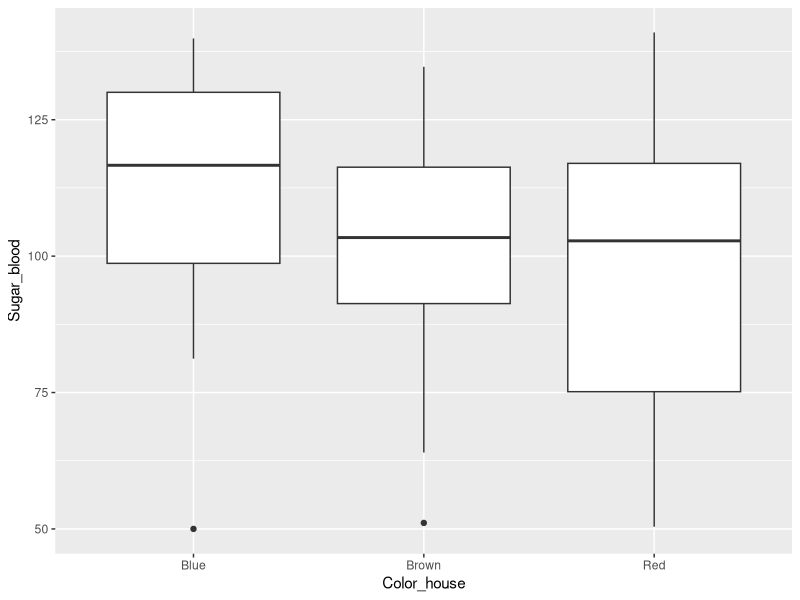
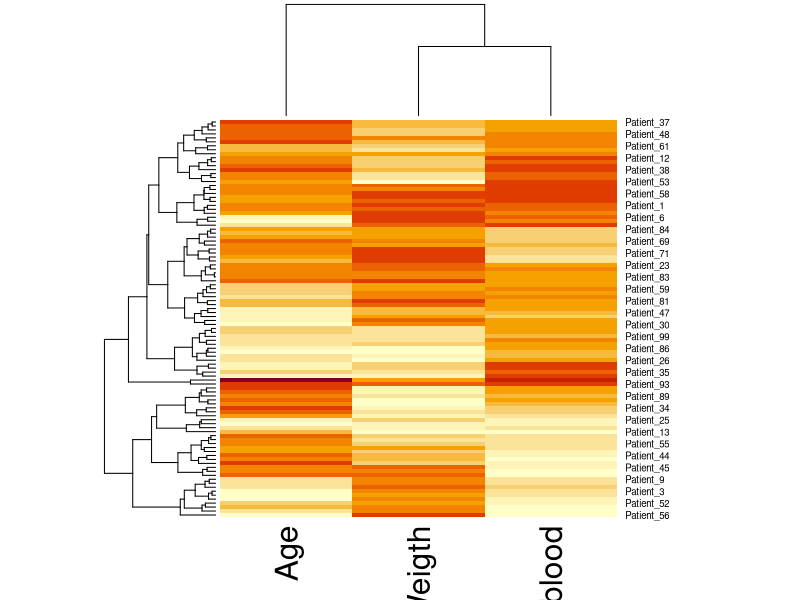
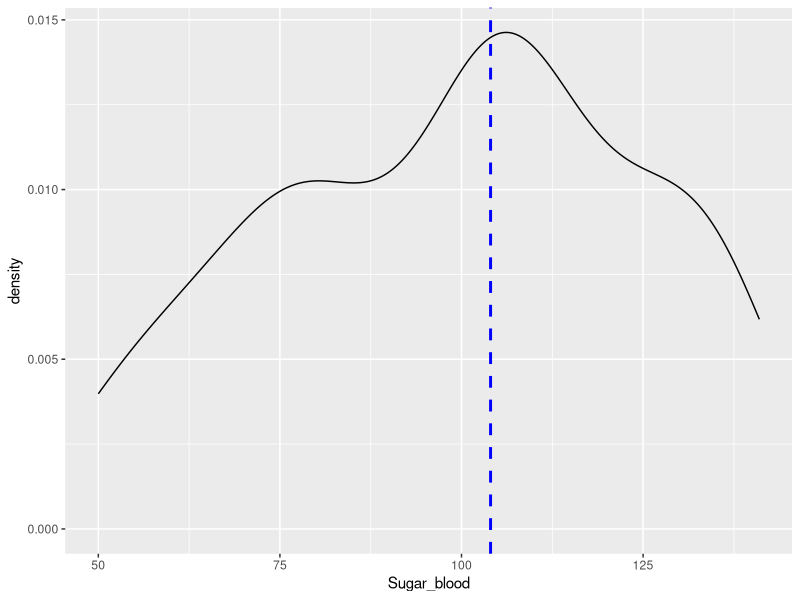
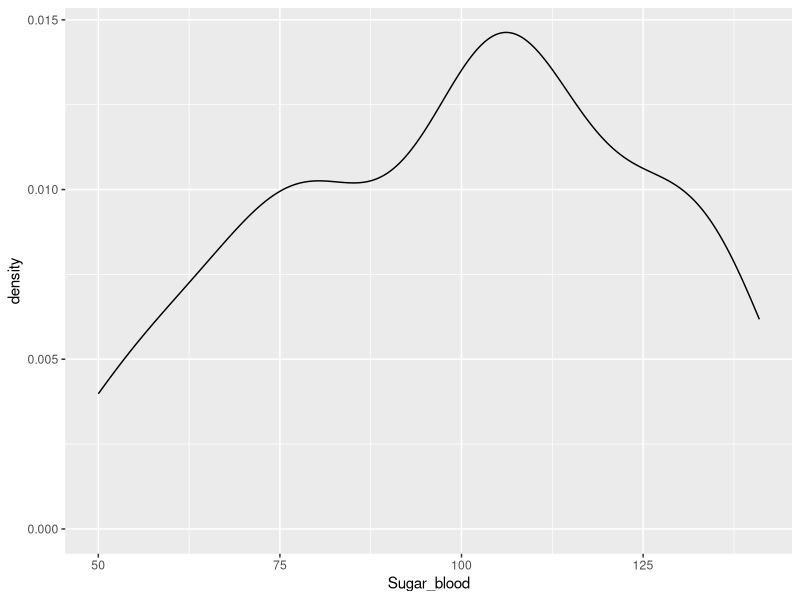

Recreate these plots in R, in order.
##############
#Excercises 1#
##############

library(ggplot2)
T == TRUE
#Load file "DATA_SET_REFERENCE_1.txt" in "Data" folder
df1 = read.csv('IntroductionToR/Data/DATA_SET_REFERENCE_1.csv',sep=',',stringsAsFactors = F, row.names = 1)
View(df1)

#Sort dataframe based on the 'Weight' columns
#hint : order

temp = df1[order(df1[,'Weigth']),]

#calculate the standard deviation of 'Age' column (sd)

sd(df1[,'Age'])

#Using logical operator, show that the mean of 'LDL' is higher than 'Sugar_blood' (mean)

mean_LDL = mean(df1[,'LDL'])
mean_SB = mean(df1[,'Sugar_blood'])

mean_LDL > mean_SB

mean(df1[, 'LDL']) > mean(df1[, 'Sugar_blood'])

#Using iteration/for loop, print the mean weight of the patients based on the "Color_house". Which "Color_house" has higher weight in average?

temp = mean(df1[df1[,'Color_house'] == 'Red','Weigth'])

for(color in c('Blue','Brown','Red')){
  temp = mean(df1[df1[,'Color_house'] == color,'Weigth'])
  print(color)
  print(temp)
}

for(color in c('Blue','Brown','Red')){
  temp = mean(df1[df1[,'Color_house'] == color,'Weigth'])
  print(paste(color,temp,'kg'))
}

#how many patients have enough sleep? (>8 hours)

dim(df1[df1$Sleep_hours > 8,])

#Which house color has in average the highest level of hospitalization?

for(color in c('Blue','Brown','Red')){
  temp = mean(df1[df1[,'Color_house'] == color,'Hospital_times'])
  print(paste(color,temp,'times'))
}

#Make a boxplot of "Sugar_blood" grouped by house color. Which house color has highest Blood sugar average?
#(BONUS point if you can make the boxes to represent their house color)

ggplot(df1,aes(x=Color_house,y=Sugar_blood, group=Color_house)) + geom_boxplot()

#Older patients (>70 years old) decided to paint their house Green. Update the dataframe.

df1[df1$Age > 70,'Color_house'] = 'Green'

#The heavier patients (>100kg) decided to exercise. They took their exercise time from their sleeping time.
#They reduced their sleeping time by 20%. Update the dataframe.

df1[df1$Weigth > 100, 'Sleep_hours'] = df1[df1$Weigth > 100, 'Sleep_hours'] * 0.8

#Make a new dataframe with only 'Age', 'Weight', and 'Sugar_blood' columns.

df2 = df1[,c('Age','Weigth','Sugar_blood')]

#Make a heatmap of 'Age', 'Weight', and 'Sugar_blood' columns. 

heatmap(as.matrix(df2), scale="column")

#Based on the clusters in the heatmap, which 2 columns has the highest similarity? (Check the top dendrogram)

#Show the density plot of 'Weight' and 'Sugar_blood' in the same figure. Include the median of both variables in different color.

p <- ggplot(df1, aes(x=Sugar_blood)) + geom_density()
p + geom_vline(aes(xintercept=median(Sugar_blood)),
               color="blue", linetype="dashed", size=1)

p

##############
#Excercises 2#
##############

#Using similar approaches as before, summarize "DATA_SET_REFERENCE_2.txt" in "Data" folder.
#Make a mini report (max 2 paragraph) in Microsoft Word about the data summary. Put some plots/figures (minimum 3 plots) to support your summary.




